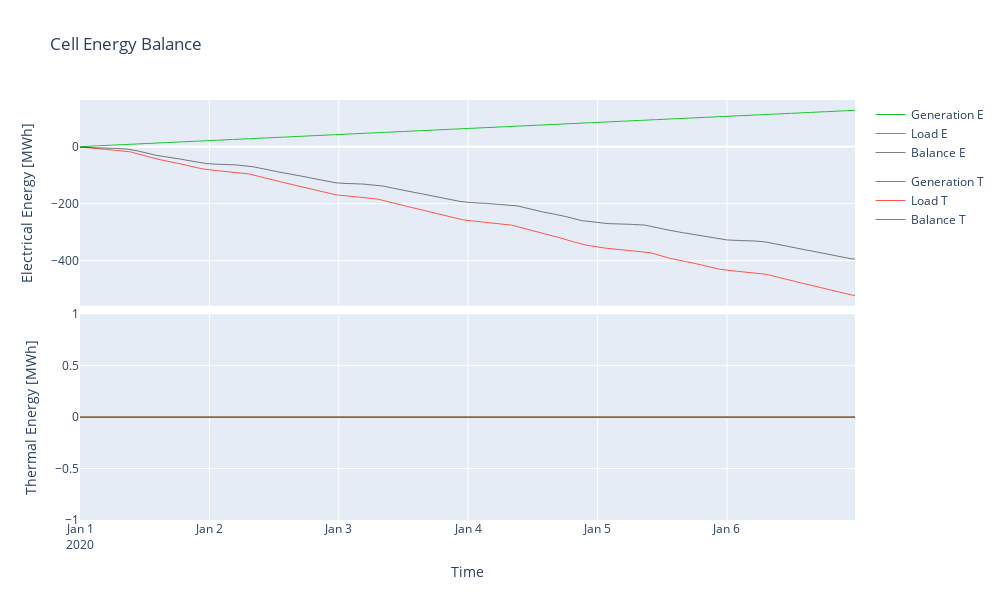

The cell this chart's notebook holds for it:
### Code cell
plots.cellEnergyBalance(cell, time)

### Figure 1 — Plotly figure (JSON) as saved in the notebook; plotly's stock layout.template omitted (floating-point values rounded to 4 significant figures; data arrays with more than 128 entries replaced by an {"elided": "..."} marker saying what was removed)
{"data": [{"legendgroup": "Electrical", "line": {"color": "rgb(27,198,47)", "width": 1}, "name": "Generation E", "type": "scatter", "x": {"elided": "576 str values"}, "xaxis": "x", "y": {"elided": "576 float values"}, "yaxis": "y"}, {"legendgroup": "Electrical", "line": {"color": "rgb(255,84,79)", "width": 1}, "name": "Load E", "type": "scatter", "x": {"elided": "576 str values"}, "xaxis": "x", "y": {"elided": "576 float values"}, "yaxis": "y"}, {"legendgroup": "Electrical", "line": {"color": "rgba(0,0,0,0.5)", "width": 1}, "name": "Balance E", "type": "scatter", "x": {"elided": "576 str values"}, "xaxis": "x", "y": {"elided": "576 float values"}, "yaxis": "y"}, {"legendgroup": "Thermal", "line": {"color": "rgb(27,198,47)", "width": 1}, "name": "Generation T", "type": "scatter", "x": {"elided": "576 str values"}, "xaxis": "x2", "y": {"elided": "576 int values"}, "yaxis": "y2"}, {"legendgroup": "Thermal", "line": {"color": "rgb(255,84,79)", "width": 1}, "name": "Load T", "type": "scatter", "x": {"elided": "576 str values"}, "xaxis": "x2", "y": {"elided": "576 int values"}, "yaxis": "y2"}, {"legendgroup": "Thermal", "line": {"color": "rgba(0,0,0,0.5)", "width": 1}, "name": "Balance T", "type": "scatter", "x": {"elided": "576 str values"}, "xaxis": "x2", "y": {"elided": "576 int values"}, "yaxis": "y2"}], "layout": {"height": 600, "title": {"text": "Cell Energy Balance"}, "width": 1000, "xaxis": {"anchor": "y", "domain": [0, 1], "matches": "x2", "showticklabels": false}, "xaxis2": {"anchor": "y2", "domain": [0, 1], "title": {"text": "Time"}}, "yaxis": {"anchor": "x", "domain": [0.51, 1], "title": {"text": "Electrical Energy [MWh]"}}, "yaxis2": {"anchor": "x2", "domain": [0, 0.49], "title": {"text": "Thermal Energy [MWh]"}}}}
